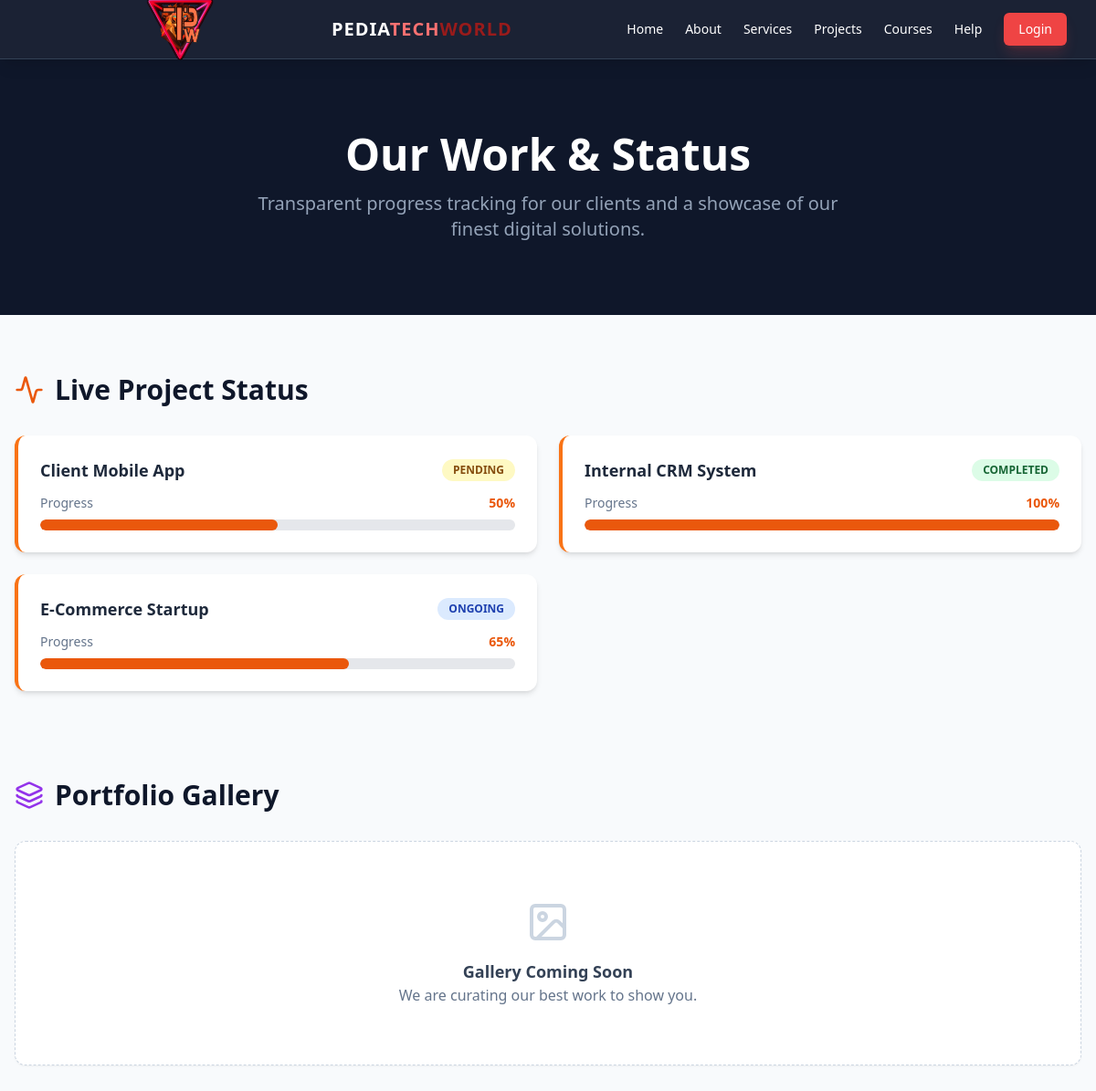
The app's page /projects.php with its own data.
### tables this page shows
CREATE TABLE `projects` (
  `id` int(11) NOT NULL,
  `name` varchar(100) NOT NULL,
  `status` enum('Ongoing','Completed','Pending') DEFAULT 'Ongoing',
  `progress` int(11) DEFAULT 0
);

### projects.php (the view, shortened to what this page needs)
<?php
include 'includes/config.php';
include 'includes/header.php';
$live_projects_sql = "SELECT * FROM projects ORDER BY id DESC";
$live_projects_res = $conn->query($live_projects_sql);
$portfolio_sql = "SELECT * FROM portfolio ORDER BY created_at DESC";
$portfolio_res = $conn->query($portfolio_sql);
?>
<div class="bg-slate-900 py-20">
    <div class="max-w-7xl mx-auto px-4 text-center">
        <h1 class="text-4xl md:text-5xl font-extrabold text-white mb-4 reveal active">Our Work & Status</h1>
        <p class="text-xl text-slate-400 max-w-2xl mx-auto reveal">
            Transparent progress tracking for our clients and a showcase of our finest digital solutions.
        </p>
    </div>
</div>
<div class="bg-slate-50 py-16 min-h-screen">
    <div class="max-w-7xl mx-auto px-4">
        <div class="mb-24 reveal">
            <div class="flex items-center gap-3 mb-8">
                <i data-lucide="activity" class="w-8 h-8 text-orange-600"></i>
                <h2 class="text-3xl font-bold text-slate-900">Live Project Status</h2>
            </div>
            <div class="grid grid-cols-1 md:grid-cols-2 gap-6">
                <?php
                if ($live_projects_res->num_rows > 0):
                    while($proj = $live_projects_res->fetch_assoc()):
                        $statusColor = 'bg-blue-100 text-blue-800';
                        if($proj['status'] == 'Completed') $statusColor = 'bg-green-100 text-green-800';
                        if($proj['status'] == 'Pending') $statusColor = 'bg-yellow-100 text-yellow-800';
                ?>
                <div class="bg-white p-6 rounded-xl shadow-md border-l-4 border-orange-500 hover:shadow-lg transition">
                    <div class="flex justify-between items-center mb-3">
                        <h3 class="font-bold text-lg text-slate-800"><?php echo htmlspecialchars($proj['name']); ?></h3>
                        <span class="px-3 py-1 text-xs font-bold rounded-full uppercase <?php echo $statusColor; ?>">
                            <?php echo htmlspecialchars($proj['status']); ?>
                        </span>
                    </div>
                    <div class="mb-2 flex justify-between text-sm text-slate-500">
                        <span>Progress</span>
                        <span class="font-bold text-orange-600"><?php echo $proj['progress']; ?>%</span>
                    </div>
                    <div class="w-full bg-gray-200 rounded-full h-3 overflow-hidden">
                        <div class="bg-orange-600 h-3 rounded-full transition-all duration-1000 ease-out" style="width: <?php echo $proj['progress']; ?>%"></div>
                    </div>
                </div>
                <?php
                    endwhile;
                else:
                ?>
                    <p class="text-gray-500 col-span-2 italic">No live projects currently tracked publicly.</p>
                <?php endif; ?>
            </div>
        </div>
        <div class="reveal">
            <div class="flex items-center gap-3 mb-8">
                <i data-lucide="layers" class="w-8 h-8 text-purple-600"></i>
                <h2 class="text-3xl font-bold text-slate-900">Portfolio Gallery</h2>
            </div>
            <div class="grid grid-cols-1 md:grid-cols-3 gap-8">
                <?php
                if ($portfolio_res->num_rows > 0):
                    while($item = $portfolio_res->fetch_assoc()):
                ?>
                <div class="group relative rounded-xl overflow-hidden shadow-lg cursor-pointer bg-white h-[400px] border border-slate-200">
                    <img src="<?php echo htmlspecialchars($item['image_path']); ?>" alt="<?php echo htmlspecialchars($item['title']); ?>" class="w-full h-full object-cover transition duration-700 group-hover:scale-110">
                    <div class="absolute inset-0 bg-slate-900/90 flex flex-col items-center justify-center opacity-0 group-hover:opacity-100 transition duration-300 p-8 text-center translate-y-4 group-hover:translate-y-0">
                        <h3 class="text-white font-bold text-2xl mb-3"><?php echo htmlspecialchars($item['title']); ?></h3>
                        <div class="w-12 h-1 bg-orange-500 mb-4 rounded"></div>
                        <p class="text-slate-300 text-sm mb-6 line-clamp-4 leading-relaxed">
                            <?php echo htmlspecialchars($item['description']); ?>
                        </p>
                        <div class="flex items-center gap-2 text-orange-400 text-xs font-bold uppercase tracking-widest mb-6">
                            <i data-lucide="clock" class="w-4 h-4"></i> <?php echo htmlspecialchars($item['duration']); ?>
                        </div>
                        <?php if(!empty($item['project_url'])): ?>
                            <a href="<?php echo htmlspecialchars($item['project_url']); ?>" target="_blank" class="inline-flex items-center bg-orange-600 hover:bg-orange-700 text-white px-6 py-3 rounded-full font-bold text-sm transition shadow-lg shadow-orange-500/30">
                                View Project <i data-lucide="external-link" class="ml-2 w-4 h-4"></i>
                            </a>
                        <?php endif; ?>
                    </div>
                </div>
                <?php
                    endwhile;
                else:
                ?>
                    <div class="col-span-3 text-center py-16 bg-white rounded-xl shadow-sm border border-dashed border-slate-300">
                        <i data-lucide="image" class="w-12 h-12 text-slate-300 mx-auto mb-4"></i>
                        <h3 class="text-lg font-bold text-slate-700">Gallery Coming Soon</h3>
                        <p class="text-slate-500">We are curating our best work to show you.</p>
                    </div>
                <?php endif; ?>
            </div>
        </div>
    </div>
</div>
<?php include 'includes/footer.php'; ?>

### includes/header.php (style rules this page uses)
html { scroll-behavior: smooth; }
.reveal { opacity: 0; transform: translateY(30px); transition: all 0.8s ease-out; }
.reveal.active { opacity: 1; transform: translateY(0); }

### records on screen
projects: name "Client Mobile App", status "PENDING", progress "50"
projects: name "Internal CRM System", status "COMPLETED", progress "100"
projects: name "E-Commerce Startup", status "ONGOING", progress "65"
